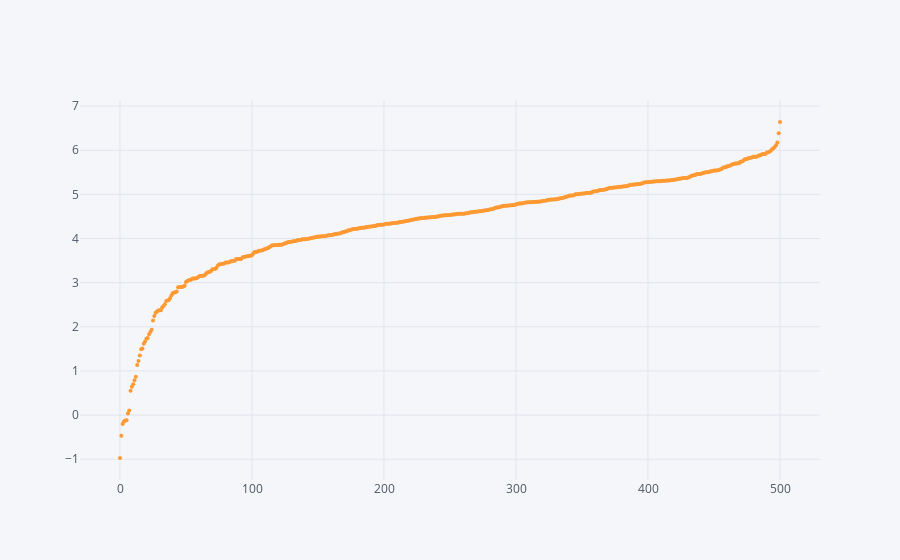

Here is the notebook cell this chart was saved with:
### Code cell
iplot(median.iplot(kind = 'scatter', mode= 'markers', asFigure=True, y = 'log', size= 4))

### Figure 1 — Plotly figure (JSON) as saved in the notebook; plotly's stock layout.template omitted (floating-point values rounded to 4 significant figures; data arrays with more than 128 entries replaced by an {"elided": "..."} marker saying what was removed)
{"data": [{"line": {"color": "rgba(255, 153, 51, 1.0)", "dash": "solid", "shape": "linear", "width": 1.3}, "marker": {"size": 4, "symbol": "circle"}, "mode": "markers", "name": "log", "text": "", "type": "scatter", "uid": "6f894993-9461-4c89-b8ec-be3ac29b1757", "x": {"elided": "501 int values"}, "y": {"elided": "501 float values"}}], "layout": {"legend": {"bgcolor": "#F5F6F9", "font": {"color": "#4D5663"}}, "paper_bgcolor": "#F5F6F9", "plot_bgcolor": "#F5F6F9", "title": {"font": {"color": "#4D5663"}}, "xaxis": {"gridcolor": "#E1E5ED", "showgrid": true, "tickfont": {"color": "#4D5663"}, "title": {"font": {"color": "#4D5663"}, "text": ""}, "zerolinecolor": "#E1E5ED"}, "yaxis": {"gridcolor": "#E1E5ED", "showgrid": true, "tickfont": {"color": "#4D5663"}, "title": {"font": {"color": "#4D5663"}, "text": ""}, "zerolinecolor": "#E1E5ED"}}}
